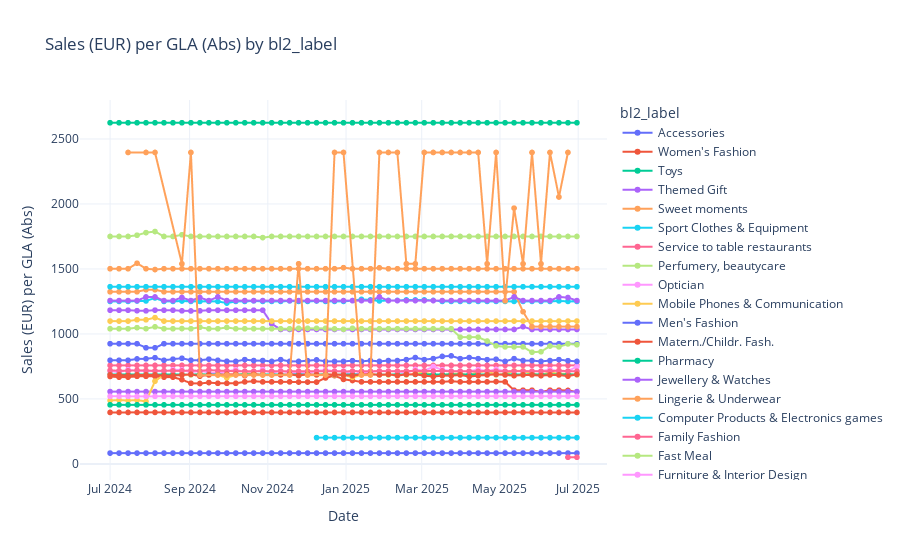
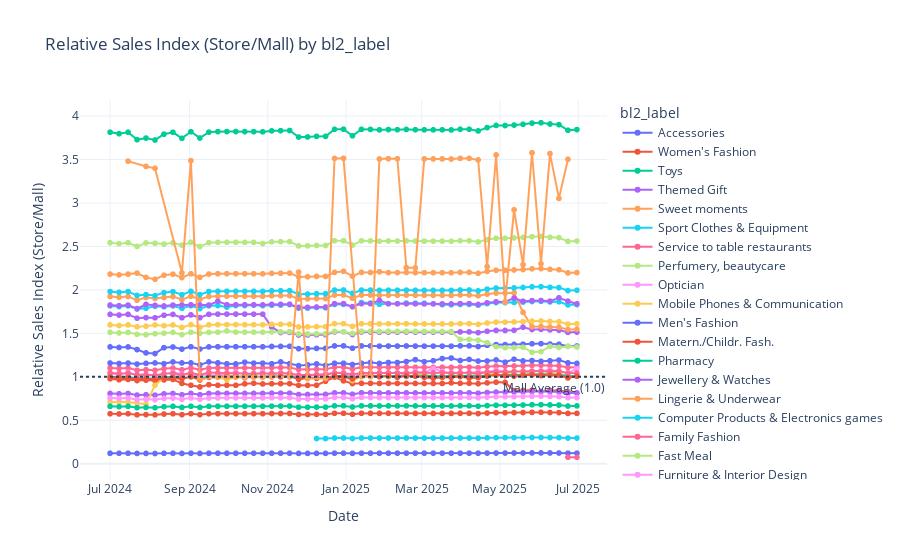
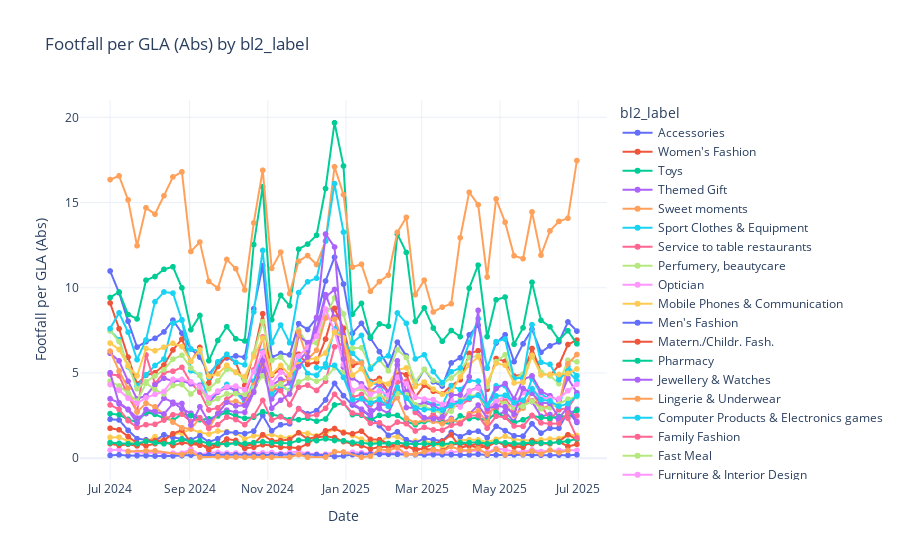
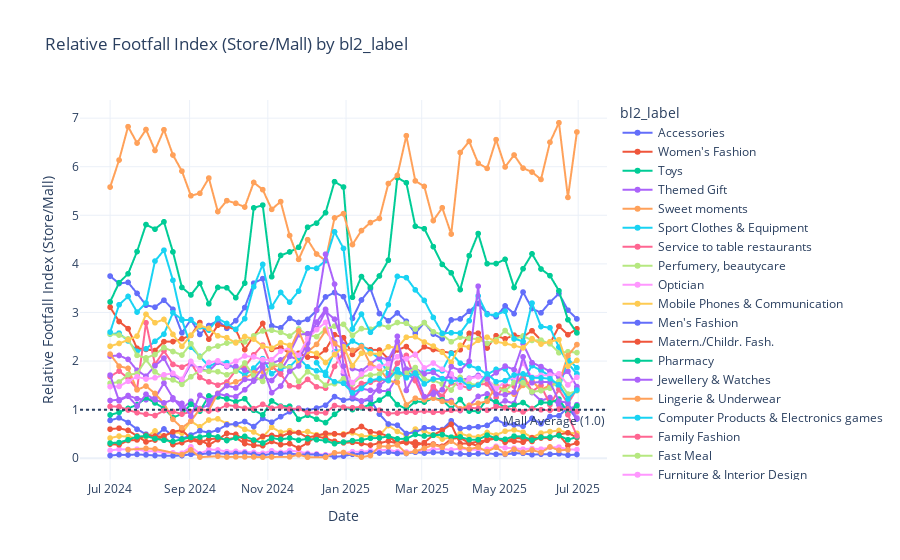

Source (notebook cell) for these figures, in order:
### Markdown cell above
## 4. Trend Analysis (Absolute & Relative)
Plots are grouped by Category Dimension. For each dimension, we see both Absolute and Relative metrics.

### Code cell
def plot_interactive_trend(dataframe, metric, metric_name, group_col):
    # Aggregate
    df_plot = dataframe.dropna(subset=[metric, group_col])
    import numpy as np
    df_plot = df_plot[~df_plot[metric].isin([np.inf, -np.inf])]
    
    df_agg = df_plot.groupby(['month_period', group_col])[metric].mean().reset_index()
    df_agg['date'] = df_agg['month_period'].dt.to_timestamp()
    
    df_agg = df_agg.sort_values('date')
    
    fig = px.line(df_agg, x='date', y=metric, color=group_col, markers=True,
                  title=f'{metric_name} by {group_col}',
                  labels={metric: metric_name, 'date': 'Date', group_col: group_col})
    
    if 'Index' in metric_name:
        fig.add_hline(y=1.0, line_dash="dot", annotation_text="Mall Average (1.0)", annotation_position="bottom right")
    
    fig.update_layout(hovermode="x unified")
    fig.show()

# COMBINED Metrics List
metrics = [
    # Sales
    ('sales_per_gla', 'Sales (EUR) per GLA (Abs)'),
    ('relative_sales_index', 'Relative Sales Index (Store/Mall)'),
    # Footfall
    ('people_in_per_gla', 'Footfall per GLA (Abs)'),
    ('relative_footfall_index', 'Relative Footfall Index (Store/Mall)'),
    # Margin
    ('margin_per_gla', 'Margin (EUR) per GLA (Abs)'),
    ('relative_margin_index', 'Relative Margin Index (Store/Mall)'),
    # Dwell
    ('store_average_dwell_time', 'Average Dwell Time (min) (Abs)'),
    ('relative_dwell_time_index', 'Relative Dwell Time Index'),
    # Capture - Absolute only applies well here
    ('capture_rate', 'Capture Rate (People In / Flow)')
]

dimensions = [
    ('bl2_label', 'Store Category'),
    ('block_type', 'Block Type'),
    ('gla_category', 'GLA Category')
]

for dim_col, dim_name in dimensions:
    print(f"\n{'#'*20} TRENDS BY {dim_name.upper()} ({dim_col}) {'#'*20}\n")
    for metric, metric_name in metrics:
        plot_interactive_trend(df, metric, metric_name, dim_col)
